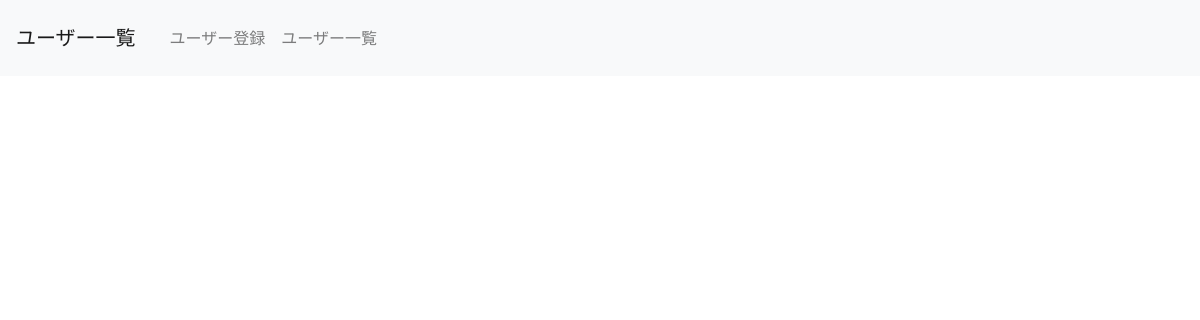
Page /user/user_select.php on the earlier database version.
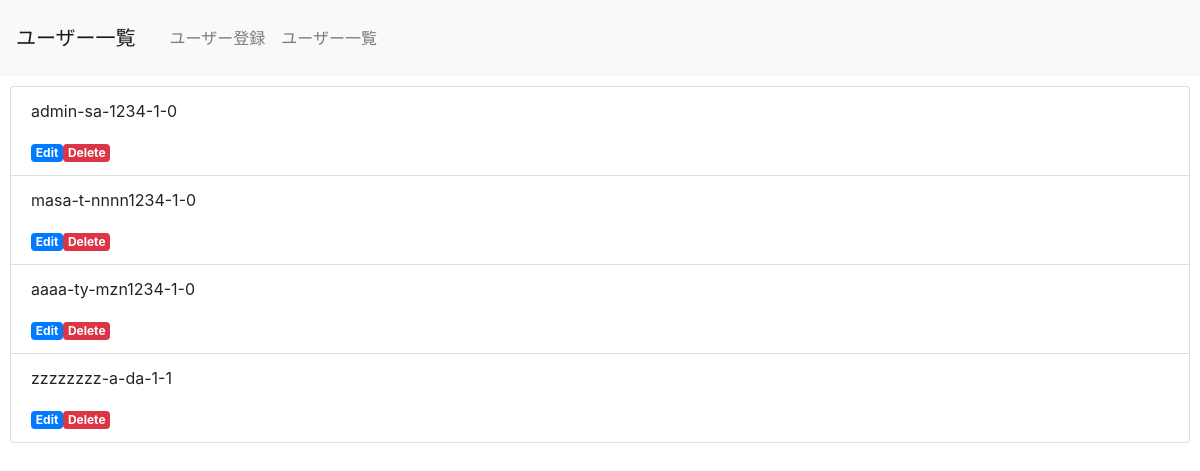
Same page on the later database version.
### tables this page shows
CREATE TABLE `user_table` (
  `id` int(12) NOT NULL,
  `name` varchar(64) NOT NULL,
  `lid` varchar(128) NOT NULL,
  `lpw` varchar(64) NOT NULL,
  `kanri_flg` int(1) NOT NULL,
  `life_flg` int(1) NOT NULL
);

### user/user_select.php (the view, shortened to what this page needs)
<?php
$pdo = connectToDb();
$sql = 'SELECT * FROM user_table';
$stmt = $pdo->prepare($sql);
$status = $stmt->execute();
$view = '';
if ($status == false) {
  $error = $stmt->errorInfo();
  exit('sqlError:' . $error[2]);
} else {
  while ($result = $stmt->fetch(PDO::FETCH_ASSOC)) {
    $view .= '<li class="list-group-item">';
    $view .= '<p>' . $result['name'] . '-' . $result['lid'] . '-' . $result['lpw'] . '-' . $result['kanri_flg'] . '-' . $result['life_flg'] . '</p>';
    $view .= '<a href="user_detail.php?id=' . $result['id'] . '" class="badge badge-primary">Edit</a>';
    $view .= '<a href="user_delete.php?id=' . $result['id'] . '" class="badge badge-danger">Delete</a>';
    $view .= '</li>';
  }
}
?>
<!DOCTYPE html>
<html lang="ja">
<head>
  <link rel="stylesheet" href="https://stackpath.bootstrapcdn.com/bootstrap/4.2.1/css/bootstrap.min.css">
</head>
<body>
  <header>
    <nav class="navbar navbar-expand-lg navbar-light bg-light">
      <a class="navbar-brand" href="#">ユーザー一覧</a>
      <div class="collapse navbar-collapse" id="navbarNav">
        <ul class="navbar-nav">
          <li class="nav-item">
            <a class="nav-link" href="user_index.php">ユーザー登録</a>
          </li>
          <li class="nav-item">
            <a class="nav-link" href="user_select.php">ユーザー一覧</a>
          </li>
        </ul>
      </div>
    </nav>
  </header>
  <div>
    <ul class="list-group">
      <?= $view ?>
    </ul>
  </div>
</body>
</html>

Differences in the rows shown:
added user_table: name "admin", lid "sa", lpw "1234", kanri_flg "1", life_flg "0"
added user_table: name "masa", lid "t", lpw "nnnn1234", kanri_flg "1", life_flg "0"
added user_table: name "aaaa", lid "ty", lpw "mzn1234", kanri_flg "1", life_flg "0"
added user_table: name "zzzzzzzz", lid "a", lpw "da", kanri_flg "1", life_flg "1"
